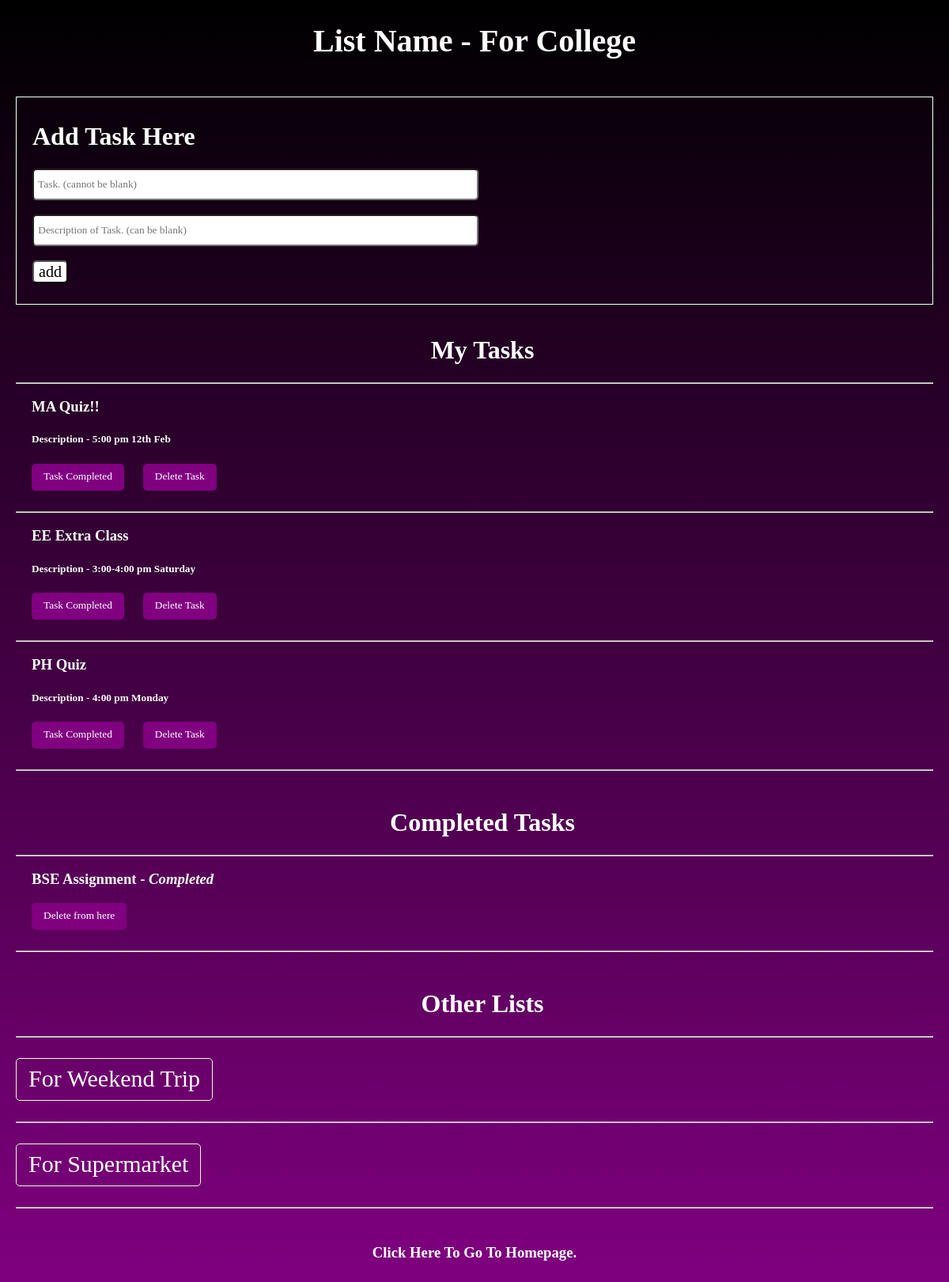
The app's page /lists/55 with its own data.
### list/models.py (models this page shows)
class Lists(models.Model):
    title = models.CharField(max_length=100)

class Jobs(models.Model):
    title = models.CharField(max_length=100, default="x")
    job = models.CharField(max_length=1000)
    description = models.CharField(max_length=100, default="")
    comp = models.CharField(max_length=100, default="false")

### list/views.py (the view)
# urls.py: path('lists/<str:pk>', views.list, name='list'),
def list(request, pk):
    listx = Lists.objects.get(id=pk)
    listy = Lists.objects.all()
    job = Jobs.objects.all()
    return render(request, 'lists.html', {'listx': listx, 'jobs': job, 'listy': listy})

### templates/lists.html (shortened to what this page needs)
{% load static %}
<html>
    <head>
        <link rel="stylesheet" href="{% static 'style2.css' %}">
    </head>
    <body>
        <h1 align="center" id="#" class="head">List Name - {{listx.title}}</h1>
        <div class="content">
            <div class="container">
                <h1 class="name2">Add Task Here</h1>
                <form action="job" >
                    <div>
                        <input type="text" name="name" class="box" placeholder=" Task. (cannot be blank)" />
                    </div>
                    <br>
                    <div>
                        <input type="text" name="description" class="box" placeholder=" Description of Task. (can be blank)" />
                    </div>
                    <br>
                    <div>
                        <input class="btn" type="submit" value="add"/>
                    </div>
                </form>
            </div>
            <br>
            <h1 class="y name">My Tasks</h1>
            <hr>
            {% for t in jobs %}
            {% if listx.title == t.title %}
            {% if t.comp != "true" %}
                <div class="y">
                    <h3>{{t.job}}</h3>
                    {% if t.description != "" %}
                        <h5>Description - {{t.description}}</h5>
                    {% else %}
                        <h5>Description - None.</h5>
                    {% endif %}
                    <a href="comp/{{listx.id}}/{{t.id}}" class="linkx">
                        <button class="btn2">
                            Task Completed
                        </button>
                    </a>
                    <a href="delete/{{listx.id}}/{{t.id}}" class="delete">
                        <button class="btn3">
                            Delete Task
                        </button>
                    </a>
                </div>
                <br>
                <hr>
            {% endif %}
            {% endif %}
            {% endfor %}
            <br>
            <h1 class="y name">Completed Tasks</h1>
            <hr>
            {% for z in jobs %}
            {% if listx.title == z.title %}
            {% if z.comp == "true" %}
                <div class="y">
                    <h3>{{z.job}} - <i>Completed</i></h3>
                    <a href="delete/{{listx.id}}/{{z.id}}" class="delete">
                        <button class="btn3">
                            Delete from here
                        </button>
                    </a>
                </div>
                <br>
                <hr>
            {% endif %}
            {% endif %}
            {% endfor %}
            <br>
            <h1 class="y name">Other Lists</h1>
            <hr>
            {% for y in listy %}
            {% if y.title != listx.title%}
                <br>
                <a href="/lists/{{y.id}}" class="link">
                    <button class="btn4">
                        {{y.title}}
                    </button>
                </a>
                <br><br>
                <hr>
            {%endif%}
            {% endfor %}
            <br>
            <h3 class="x"><a href="/"  class="link">Click Here To Go To Homepage.</a></h3>
        </div>
    </body>
</html>

### static/style2.css (style rules this page uses)
body { font-family: Apple Chancery, cursive; margin-left: 20px; margin-right: 20px; color:white; background-image: linear-gradient(black, purple); }
.x { text-align: center; padding-bottom: 20px; }
.btn { font-family: Stencil Std, fantasy; background-color: white; border-radius: 5px; font-size: 20px; }
.container { border: solid 1px white; padding-top: 10px; padding-bottom: 10px; padding-left:20px; padding-right: 10px; }
.link { text-decoration:none; color: white; }
.linkx { text-decoration:none; color: white; }
.y { padding-left:20px; }
.delete { text-decoration:none; color:red; }
.box { border-radius: 5px; height:40px; width:50%; font-family: Apple Chancery, cursive; }
.btn2 { background-color:purple; border-radius:5px; color:white; padding:8 15 10 15; border: none; font-family: Apple Chancery, cursive; }
.btn3 { background-color:purple; border-radius:5px; color:white; padding:8 15 10 15; border: none; font-family: Apple Chancery, cursive; }
.name { font-family:Times, Times New Roman, serif; text-align:center; }
.name2 { font-family:Times, Times New Roman, serif; }
.btn4 { font-size:30px; background-color:rgb(102, 0, 102,0); border-radius:5px; color:white; padding:8 15 10 15; border: solid 1px beige; font-family: Apple Chancery, cursive; }
.content { animation-name: fadein; animation-duration: 1.5s; }
.head { padding: 20px; font-size:40px; position: relative; text-align: center; animation-name: fadein; animation-duration: 1s; animation-iteration-count: 1; }

### records on screen
Lists: title "For College"
Jobs: job "MA Quiz!!", description "5:00 pm 12th Feb"
Jobs: job "EE Extra Class", description "3:00-4:00 pm Saturday"
Jobs: job "PH Quiz", description "4:00 pm Monday"
Jobs: job "BSE Assignment"
Lists: title "For Weekend Trip"
Lists: title "For Supermarket"
